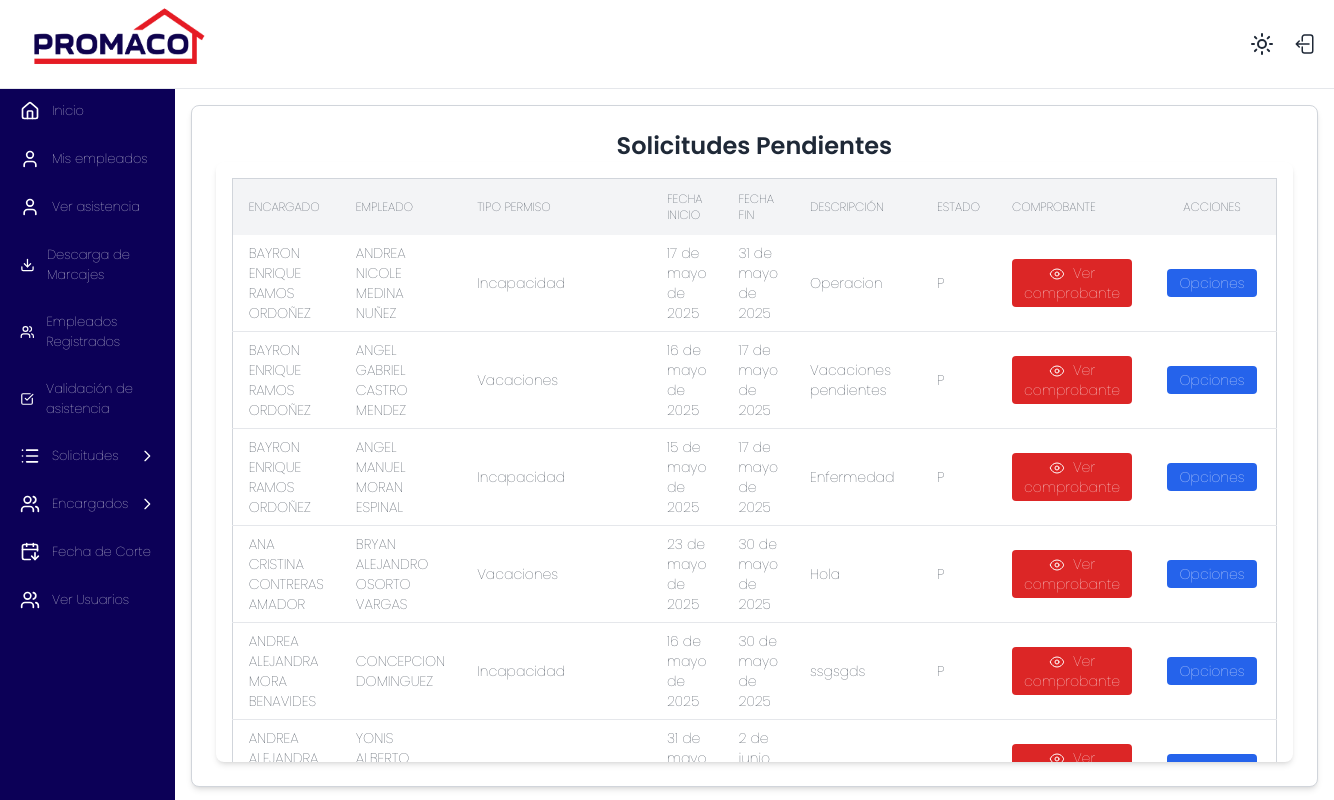
The page /marcaje/solicitud/ (signed in) on the database its author committed.
### marcaje/models.py (models this page shows, shortened)
class Permisos(models.Model):
    ESTADO_SOLICITUD = [
        ('P', 'Pendiente'),
        ('A', 'Aprobada'),
        ('SB', 'SUBSANADO'),
        ('R', 'Rechazada'),
    ]
    encargado = models.ForeignKey(Empleado, related_name="solicitudes_enviadas", on_delete=models.PROTECT)
    empleado = models.ForeignKey(Empleado, on_delete=models.CASCADE)
    tipo_permiso = models.ForeignKey(TipoPermisos, on_delete=models.PROTECT)
    fecha_inicio = models.DateField()
    fecha_final = models.DateField()
    fecha_solicitud = models.DateField(auto_now_add=True)
    descripcion = models.CharField(max_length=300)
    tiene_comprobante = models.BooleanField(default=False)
    estado_solicitud = models.CharField(choices=ESTADO_SOLICITUD, default='P')
    pendiente_subsanar = models.BooleanField(default=False)
    aprobacion_gerencial = models.BooleanField(default=False)

class Empleado(models.Model):
    user = models.OneToOneField(User, on_delete=models.CASCADE, null=True, blank=True, related_name='empleado_marcaje')
    id_externo = models.IntegerField(unique=True)
    codigo = models.CharField(max_length=20)
    nombre = models.CharField(max_length=100)
    departamento = models.CharField(max_length=100)
    sucursal = models.ForeignKey(Sucursal, on_delete=models.PROTECT)
    es_encargado = models.BooleanField(default=False)
    class Meta:
        verbose_name = "Empleado"
        verbose_name_plural = "Empleados"
        ordering = ['nombre']
    def __str__(self):
        return f"{self.nombre} "

class TipoPermisos(models.Model):
    tipo = models.CharField(max_length=100)
    simbolo = models.CharField(max_length=5, null=True, blank=True)
    cod_color = models.CharField(max_length=10, null=True, blank=True)

### marcaje/views.py (the view)
        def _wrapped_view(request, *args, **kwargs):
            if not request.user.is_authenticated or not check(request.user):
                raise Http404("Página no encontrada")
            return view_func(request, *args, **kwargs)

### marcaje/context_processors.py (called while the page is built)
def empleados_a_cargo_context(request):
    empleados_cargo = []
    encargado_obj = None
    if request.user.is_authenticated:
        try:
            encargado = Empleado.objects.get(user=request.user)
            encargado_obj = encargado
            if encargado.es_encargado:
                empleados_cargo = Empleado.objects.filter(
                    encargado_asignado__encargado=encargado
                )
        except Empleado.DoesNotExist:
            encargado_obj = None
    return {'empleados_a_cargo_global': empleados_cargo, 'encargado': encargado_obj}

### marcaje/templatetags/auth_extras.py (called while the page is built)
@register.filter(name='has_group')
def has_group(user, group_name):
    return user.groups.filter(name=group_name).exists()

### marcaje/views.py (called while the page is built)
def grupo_requerido(nombre_grupo):
    def check(user):
        return user.groups.filter(name=nombre_grupo).exists()
    def decorator(view_func):
        def _wrapped_view(request, *args, **kwargs):
            if not request.user.is_authenticated or not check(request.user):
                raise Http404("Página no encontrada")
            return view_func(request, *args, **kwargs)
        return _wrapped_view
    return decorator

@login_required
@grupo_requerido('rrhh')
def solicitud_rh(request):
    estado = 'P'
    permisos = Permisos.objects.filter(Q(estado_solicitud=estado) | Q(estado_solicitud='SB')) #filter(permiso__estado_solicitud=estado)
    context = []
    for permiso in permisos:
        comprobante = PermisoComprobante.objects.filter(permiso=permiso).first()
        context.append({
            'permiso': permiso,
            'comprobante': comprobante.comprobante.url if comprobante else None,
        })
    return render(request, 'solicitudes_rh.html', {'permisos': context},)

### marcaje/templates/solicitudes_rh.html (shortened to what this page needs)
{% extends 'base.html' %}
{% block content %}
{% load static %}
<link rel="stylesheet" href="{% static 'styles/menu.css' %}">
 <div x-data="{ open: false, selectedPermiso: '', selectedId: '' }" class="w-full max-w-7xl mx-auto bg-white dark:bg-gray-800 p-6 rounded-lg shadow-md border border-gray-300 ">
  <h2 class="text-2xl font-semibold text-center text-gray-800 dark:text-gray-200">Solicitudes Pendientes</h2>
  <div class="bg-white dark:bg-gray-800 max-h-[600px] shadow-md rounded-lg overflow-hidden">
    <div class="p-4 overflow-x-auto overflow-y-auto">
      <table id="permisos-pendientes" class="min-w-full text-sm text-left text-gray-800 dark:text-gray-200 border border-gray-300">
        <thead class="bg-gray-100 dark:bg-gray-600 sticky top-[0px] z-10 uppercase text-xs">
        <tr>
          <th class="px-4 py-3">Encargado</th>
          <th class="px-4 py-3">Empleado</th>
          <th class="px-4 py-3">Tipo Permiso</th>
          <th class="px-4 py-3">Fecha Inicio</th>
          <th class="px-4 py-3">Fecha Fin</th>
          <th class="px-4 py-3">Descripción</th>
          <th class="px-4 py-3">Estado</th>
          <th class="px-4 py-3">Comprobante</th>
          <th class="px-4 py-3 text-center">Acciones</th>
        </tr>
      </thead>
      <tbody class="divide-y divide-gray-200 dark:divide-gray-700">
        {% for p in permisos %}
        <tr class="hover:bg-gray-100 dark:hover:bg-gray-700 transition-colors duration-200">
          <td class="px-4 py-2">{{ p.permiso.encargado }}</td>
          <td class="px-4 py-2">{{ p.permiso.empleado }}</td>
          <td class="px-4 py-2">{{ p.permiso.tipo_permiso.tipo }}</td>
          <td class="px-4 py-2">{{ p.permiso.fecha_inicio }}</td>
          <td class="px-4 py-2">{{ p.permiso.fecha_final }}</td>
          <td class="px-4 py-2">{{ p.permiso.descripcion }}</td>
          <td class="px-4 py-2">{{ p.permiso.estado_solicitud }}</td>
          <td class="px-4 py-2">
            {% if p.comprobante %}
            <button type="button" href="{{ p.comprobante }}" target="_blank" onclick="window.open('{{ p.comprobante }}', '_blank', 'toolbar=0,location=0,menubar=0,width=800,height=600'); return false;" data-url="{{ p.comprobante.url }}"
              class="ver-archivo bg-red-600 text-white px-3 py-1 rounded hover:bg-red-700 text-sm hover:text-white transition">
              Ver comprobante
            </button>
            {% else %}
            <p>Sin comprobante</p>
            {% endif %}
          </td>
          <td class="px-4 py-2 text-center">
            {% if p.comprobante and p.permiso.pendiente_subsanar == False %}
            <button
              type="button"
              @click="open = true; selectedPermiso = '{{ p.permiso.empleado }}'; selectedId = '{{ p.permiso.id }}';"
              class="bg-blue-600 text-white px-3 py-1 rounded hover:bg-blue-700 text-sm">
              Opciones
            </button>
            {% else %}
              {% if p.permiso.pendiente_subsanar == False %}
              <span>Se necesita comprobante</span>
              {% else %}
            <span>Pendiente de resubir</span>
            {% endif %}
            {% endif %}
          </td>
        </tr>
        {% endfor %}
      </tbody>
    </table>
  </div>
</div>
</div>
{% endblock %}

### static/styles/menu.css (style rules this page uses)
* { font-family: "Poppins", serif; font-weight: 100; font-style: normal; }
body { font-size: 13px; }

### rows shown on the page
Permisos: permiso.encargado "BAYRON ENRIQUE RAMOS ORDOÑEZ", permiso.empleado "ANDREA NICOLE MEDINA NUÑEZ", permiso.tipo_permiso.tipo "Incapacidad", permiso.fecha_inicio "17 de mayo de 2025", permiso.fecha_final "31 de mayo de 2025", permiso.descripcion "Operacion", permiso.estado_solicitud "P"
Permisos: permiso.encargado "BAYRON ENRIQUE RAMOS ORDOÑEZ", permiso.empleado "ANGEL GABRIEL CASTRO MENDEZ", permiso.tipo_permiso.tipo "Vacaciones", permiso.fecha_inicio "16 de mayo de 2025", permiso.fecha_final "17 de mayo de 2025", permiso.descripcion "Vacaciones pendientes", permiso.estado_solicitud "P"
Permisos: permiso.encargado "BAYRON ENRIQUE RAMOS ORDOÑEZ", permiso.empleado "ANGEL MANUEL MORAN ESPINAL", permiso.tipo_permiso.tipo "Incapacidad", permiso.fecha_inicio "15 de mayo de 2025", permiso.fecha_final "17 de mayo de 2025", permiso.descripcion "Enfermedad", permiso.estado_solicitud "P"
Permisos: permiso.encargado "ANA CRISTINA CONTRERAS AMADOR", permiso.empleado "BRYAN ALEJANDRO OSORTO VARGAS", permiso.tipo_permiso.tipo "Vacaciones", permiso.fecha_inicio "23 de mayo de 2025", permiso.fecha_final "30 de mayo de 2025", permiso.descripcion "Hola", permiso.estado_solicitud "P"
Permisos: permiso.encargado "ANDREA ALEJANDRA MORA BENAVIDES", permiso.empleado "CONCEPCION DOMINGUEZ", permiso.tipo_permiso.tipo "Incapacidad", permiso.fecha_inicio "16 de mayo de 2025", permiso.fecha_final "30 de mayo de 2025", permiso.descripcion "ssgsgds", permiso.estado_solicitud "P"
Permisos: permiso.encargado "ANDREA…", permiso.empleado "YONIS…", permiso.fecha_inicio "31 de…", permiso.fecha_final "2 de…"
